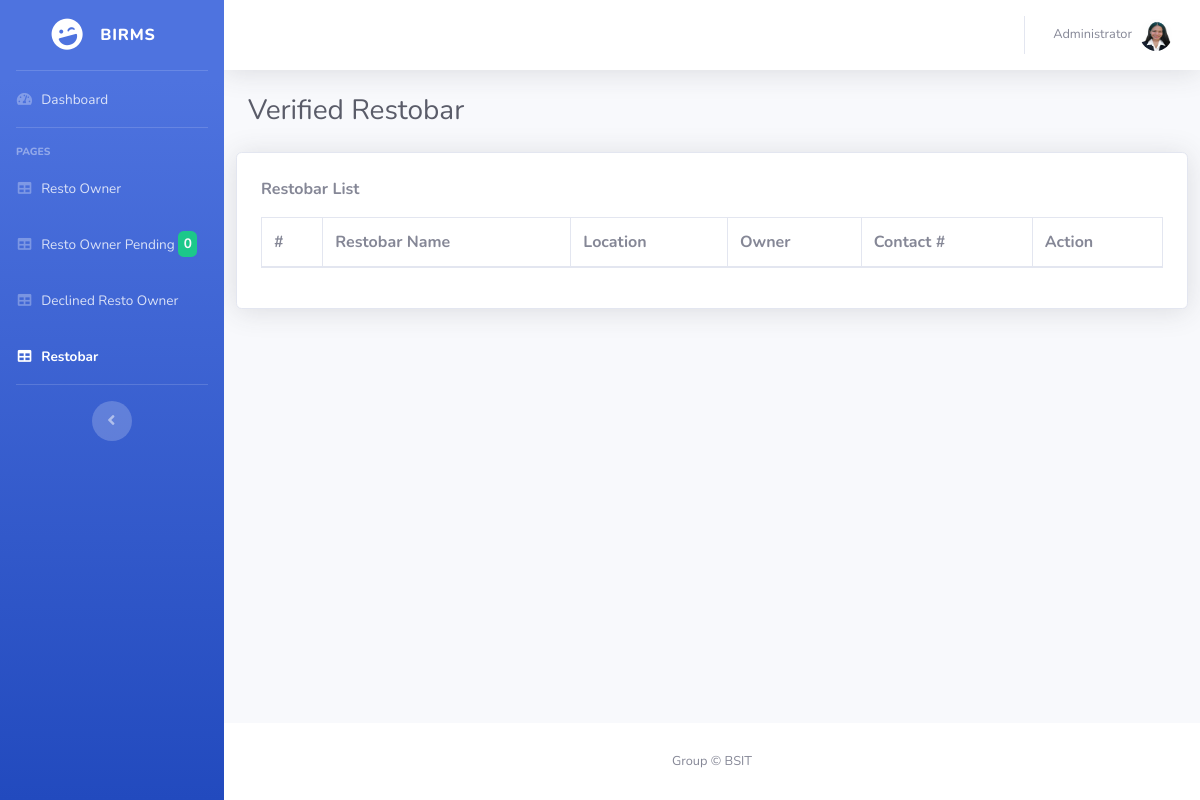
Page /admin/restobar.php (signed in) on the earlier database version.
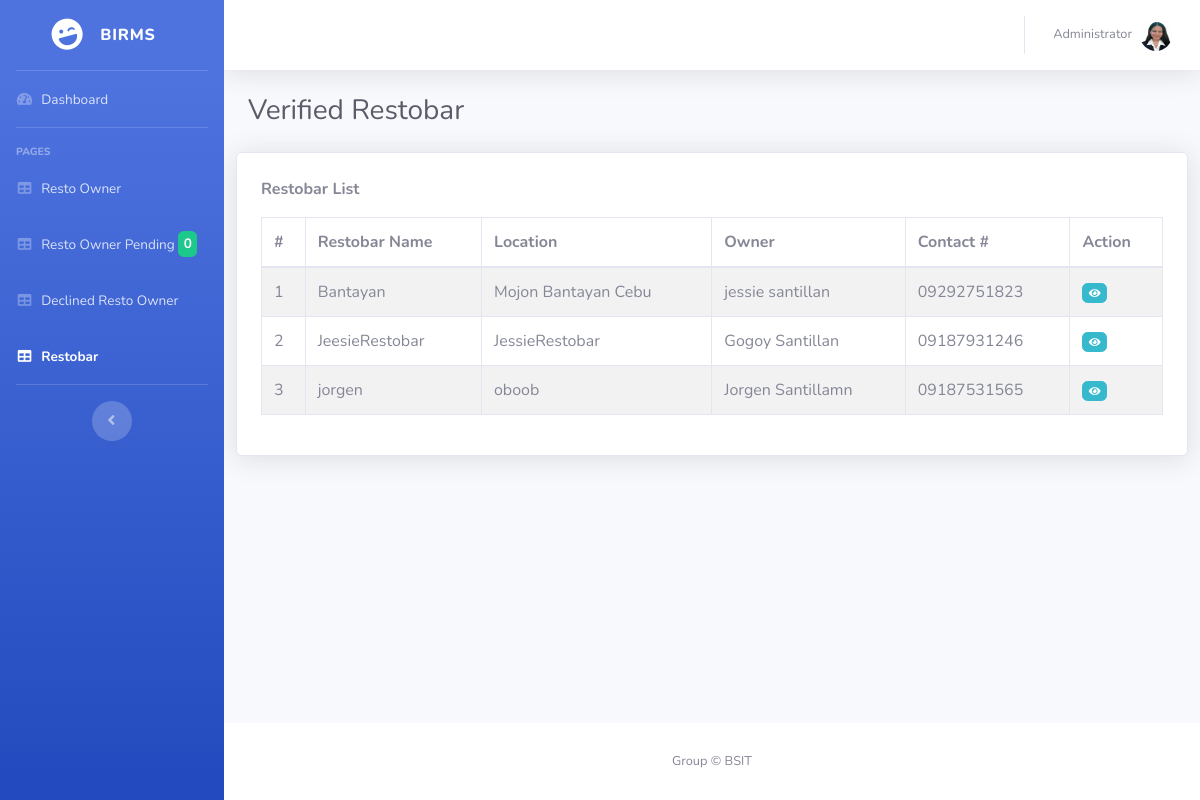
Same page on the later database version.
### tables this page shows
CREATE TABLE `restobar` (
  `resto_id` int(11) NOT NULL,
  `owner_id` varchar(50) NOT NULL,
  `resto_name` varchar(100) NOT NULL,
  `resto_photo` varchar(255) NOT NULL
);

CREATE TABLE `owner` (
  `id` int(11) NOT NULL,
  `owner_id` varchar(50) NOT NULL,
  `firstname` varchar(100) NOT NULL,
  `middlename` varchar(100) DEFAULT NULL,
  `lastname` varchar(100) NOT NULL,
  `email` varchar(100) NOT NULL,
  `password` varchar(100) NOT NULL,
  `contact_num` varchar(11) NOT NULL,
  `address` varchar(100) NOT NULL,
  `profile` varchar(250) DEFAULT NULL,
  `status` int(11) NOT NULL
);

### inc/function.php (called while the page is built, shortened)
<?php
    class Connection{
        public $host = "localhost";
        public $user = "u510162695_birms_db";
        public $password = "1Birms_db";
        public $db_name = "u510162695_birms_db";
        public function __construct(){
            $this->conn = mysqli_connect($this->host, $this->user, $this->password, $this->db_name);
        }
    }
    class dataOperation extends Connection{
        public function displayPOCnt(){
            $sql = mysqli_query($this->conn, "SELECT COUNT(*) AS pending FROM owner WHERE status=0");
            $array = array();
            $cnt = mysqli_fetch_assoc($sql);
            $array[] = $cnt;
            return $array;
        }
        public function displayRestobar(){
            $sql = mysqli_query($this->conn, "SELECT * FROM owner INNER JOIN restobar ON owner.owner_id = restobar.owner_id
            WHERE owner.status = 1");
            $array = array();
            while($row = mysqli_fetch_assoc($sql)){
                $array[] = $row;
            }
            return $array;
        }
    }
    $oop = new dataOperation;

### admin/restobar.php (the view, shortened to what the changed rows need)
<?php
require_once('../inc/function.php');
?>
<!DOCTYPE html>
<html lang="en">
<head>
    <link href="../vendor/fontawesome-free/css/all.min.css" rel="stylesheet" type="text/css">
    <link href="../css/sb-admin-2.min.css" rel="stylesheet">
    <link href="../css/datatables.min.css" rel="stylesheet">
</head>
<body id="page-top">
    <div id="wrapper">
        <ul class="navbar-nav bg-gradient-primary sidebar sidebar-dark accordion" id="accordionSidebar">
             <li class="nav-item">
                <a class="nav-link" href="resto_pending.php">
                    <span>Resto Owner Pending <span class="badge bg-success text-light">
                    <?php
                        $myrow = $oop->displayPOCnt();
                        foreach($myrow as $row){
                            echo $row['pending'];
                        }
                        ?>
                    </span></span></a>
            </li>
        </ul>
        <div id="content-wrapper" class="d-flex flex-column">
            <div id="content">
                <div class="container-fluid">
                    <div class="d-sm-flex align-items-center justify-content-between mb-4">
                        <h1 class="h3 mb-0 text-gray-800">Verified Restobar</h1>
                    </div>
                    <div class="row">
                        <div class="card shadow mb-4 p-4 w-100">
                            <div class="data_table">
                                <table id="dashprint" class="table table-striped table-bordered">
                                    <thead class="table">
                                        <tr>
                                            <th>#</th>
                                            <th>Restobar Name</th>
                                            <th>Location</th>
                                            <th>Owner</th>
                                            <th>Contact #</th>
                                            <th >Action</th>
                                        </tr>
                                    </thead>
                                    <tbody>
                                        <?php
                                        $myrow = $oop->displayRestobar();
                                        $g = 1;
                                        foreach($myrow as $row){
                                            ?>
                                            <tr>
                                                <td><?=$g++?></td>
                                                <td><?=$row['resto_name']?></td>
                                                <td><?=$row['address']?></td>
                                                <td><?=$row['firstname'] ." ".$row['lastname']?></td>
                                                <td><?=$row['contact_num']?></td>
                                                <td>
                                                    <a href="#" data-toggle="modal" data-target="#viewModal<?=$row['id']?>" class="btn btn-info badge"><i class="fas fa-eye fa-sm fa-fw"></i></a>
                                                </td>
                                            </tr>
                                             <div class="modal fade" id="deleteModal<?=$row['id']?>" tabindex="-1" role="dialog" aria-labelledby="exampleModalLabel" aria-hidden="true">
                                            <?php
                                        }
                                        ?>
                                    </tbody>
                                </table>
                            </div>
                        </div>
                    </div>
                </div>
            </div>
        </div>
    </div>
</body>
</html>

Differences in the rows shown:
added restobar: resto_name "Bantayan", owner.address "Mojon Bantayan Cebu", owner.firstname "jessie", owner.lastname "santillan", owner.contact_num "09292751823"
added restobar: resto_name "JeesieRestobar", owner.address "JessieRestobar", owner.firstname "Gogoy", owner.lastname "Santillan", owner.contact_num "09187931246"
added restobar: resto_name "jorgen", owner.address "oboob", owner.firstname "Jorgen", owner.lastname "Santillamn", owner.contact_num "09187531565"
